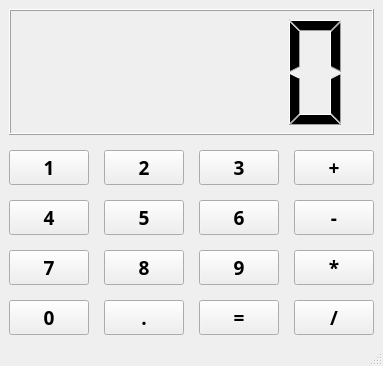
<?xml version="1.0" encoding="UTF-8"?>
<ui version="4.0">
 <class>MainWindow</class>
 <widget class="QMainWindow" name="MainWindow">
  <property name="geometry">
   <rect>
    <x>0</x>
    <y>0</y>
    <width>340</width>
    <height>366</height>
   </rect>
  </property>
  <property name="windowTitle">
   <string>MainWindow</string>
  </property>
  <widget class="QWidget" name="centralwidget">
   <layout class="QVBoxLayout" name="verticalLayout_3">
    <item>
     <layout class="QVBoxLayout" name="verticalLayout_2" stretch="0,0">
      <property name="spacing">
       <number>15</number>
      </property>
      <item>
       <widget class="QLCDNumber" name="lcdNumber"/>
      </item>
      <item>
       <layout class="QGridLayout" name="gridLayout_4">
        <item row="1" column="1">
         <widget class="QPushButton" name="pushButton_8">
          <property name="font">
           <font>
            <family>Rockwell</family>
            <pointsize>14</pointsize>
            <weight>75</weight>
            <bold>true</bold>
           </font>
          </property>
          <property name="text">
           <string>5</string>
          </property>
         </widget>
        </item>
        <item row="2" column="1">
         <widget class="QPushButton" name="pushButton_10">
          <property name="font">
           <font>
            <family>Rockwell</family>
            <pointsize>14</pointsize>
            <weight>75</weight>
            <bold>true</bold>
           </font>
          </property>
          <property name="text">
           <string>8</string>
          </property>
         </widget>
        </item>
        <item row="2" column="0">
         <widget class="QPushButton" name="pushButton_6">
          <property name="font">
           <font>
            <family>Rockwell</family>
            <pointsize>14</pointsize>
            <weight>75</weight>
            <bold>true</bold>
           </font>
          </property>
          <property name="text">
           <string>7</string>
          </property>
         </widget>
        </item>
        <item row="0" column="0">
         <widget class="QPushButton" name="pushButton_1">
          <property name="font">
           <font>
            <family>Rockwell</family>
            <pointsize>14</pointsize>
            <weight>75</weight>
            <bold>true</bold>
           </font>
          </property>
          <property name="text">
           <string>1</string>
          </property>
         </widget>
        </item>
        <item row="1" column="3">
         <widget class="QPushButton" name="pushButton_minus">
          <property name="font">
           <font>
            <family>Rockwell</family>
            <pointsize>14</pointsize>
            <weight>75</weight>
            <bold>true</bold>
           </font>
          </property>
          <property name="text">
           <string>-</string>
          </property>
         </widget>
        </item>
        <item row="3" column="1">
         <widget class="QPushButton" name="pushButton_">
          <property name="font">
           <font>
            <family>Rockwell</family>
            <pointsize>14</pointsize>
            <weight>75</weight>
            <bold>true</bold>
           </font>
          </property>
          <property name="text">
           <string>.</string>
          </property>
         </widget>
        </item>
        <item row="3" column="2">
         <widget class="QPushButton" name="pushButton_13">
          <property name="font">
           <font>
            <family>Rockwell</family>
            <pointsize>14</pointsize>
            <weight>75</weight>
            <bold>true</bold>
           </font>
          </property>
          <property name="text">
           <string>=</string>
          </property>
         </widget>
        </item>
        <item row="0" column="2">
         <widget class="QPushButton" name="pushButton_3">
          <property name="font">
           <font>
            <family>Rockwell</family>
            <pointsize>14</pointsize>
            <weight>75</weight>
            <bold>true</bold>
           </font>
          </property>
          <property name="text">
           <string>3</string>
          </property>
         </widget>
        </item>
        <item row="1" column="0">
         <widget class="QPushButton" name="pushButton_5">
          <property name="font">
           <font>
            <family>Rockwell</family>
            <pointsize>14</pointsize>
            <weight>75</weight>
            <bold>true</bold>
           </font>
          </property>
          <property name="text">
           <string>4</string>
          </property>
         </widget>
        </item>
        <item row="0" column="3">
         <widget class="QPushButton" name="pushButton_4">
          <property name="font">
           <font>
            <family>Rockwell</family>
            <pointsize>14</pointsize>
            <weight>75</weight>
            <bold>true</bold>
           </font>
          </property>
          <property name="text">
           <string>+</string>
          </property>
         </widget>
        </item>
        <item row="3" column="0">
         <widget class="QPushButton" name="pushButton_7">
          <property name="font">
           <font>
            <family>Rockwell</family>
            <pointsize>14</pointsize>
            <weight>75</weight>
            <bold>true</bold>
           </font>
          </property>
          <property name="text">
           <string>0</string>
          </property>
         </widget>
        </item>
        <item row="3" column="3">
         <widget class="QPushButton" name="pushButton_16">
          <property name="font">
           <font>
            <family>Rockwell</family>
            <pointsize>14</pointsize>
            <weight>75</weight>
            <bold>true</bold>
           </font>
          </property>
          <property name="text">
           <string>/</string>
          </property>
         </widget>
        </item>
        <item row="1" column="2">
         <widget class="QPushButton" name="pushButton_9">
          <property name="font">
           <font>
            <family>Rockwell</family>
            <pointsize>14</pointsize>
            <weight>75</weight>
            <bold>true</bold>
           </font>
          </property>
          <property name="text">
           <string>6</string>
          </property>
         </widget>
        </item>
        <item row="2" column="2">
         <widget class="QPushButton" name="pushButton_14">
          <property name="font">
           <font>
            <family>Rockwell</family>
            <pointsize>14</pointsize>
            <weight>75</weight>
            <bold>true</bold>
           </font>
          </property>
          <property name="text">
           <string>9</string>
          </property>
         </widget>
        </item>
        <item row="0" column="1">
         <widget class="QPushButton" name="pushButton_2">
          <property name="font">
           <font>
            <family>Rockwell</family>
            <pointsize>14</pointsize>
            <weight>75</weight>
            <bold>true</bold>
           </font>
          </property>
          <property name="text">
           <string>2</string>
          </property>
         </widget>
        </item>
        <item row="2" column="3">
         <widget class="QPushButton" name="pushButton_15">
          <property name="font">
           <font>
            <family>Rockwell</family>
            <pointsize>14</pointsize>
            <weight>75</weight>
            <bold>true</bold>
           </font>
          </property>
          <property name="text">
           <string>*</string>
          </property>
         </widget>
        </item>
       </layout>
      </item>
     </layout>
    </item>
   </layout>
  </widget>
  <widget class="QMenuBar" name="menubar">
   <property name="geometry">
    <rect>
     <x>0</x>
     <y>0</y>
     <width>340</width>
     <height>21</height>
    </rect>
   </property>
  </widget>
  <widget class="QStatusBar" name="statusbar"/>
  <action name="action">
   <property name="text">
    <string>Создать</string>
   </property>
  </action>
 </widget>
 <resources/>
 <connections/>
</ui>
